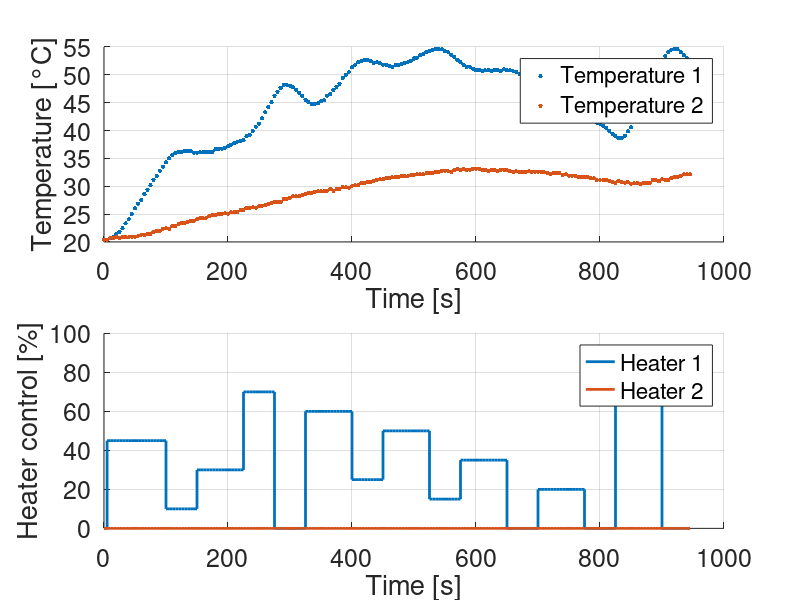

Recreate this plot in MATLAB.
% 1. Load the .mat file into a structure (replace 'data.mat' with your actual file name)
data = load('openloop_data_2.mat');

% 2. Extract the variables from the loaded structure
t = data.t;
y = data.y;
u = data.u;

% 3. Plot the data
figure

subplot(2,1,1), hold on, grid on   
plot(t,y(1,:),'.','MarkerSize',10)
plot(t,y(2,:),'.','MarkerSize',10)
xlabel('Time [s]', 'FontSize', 18)          
ylabel('Temperature [°C]', 'FontSize', 18)  
lgd1 = legend('Temperature 1','Temperature 2','Location','best');
set(lgd1, 'FontSize', 18);                  
set(gca, 'FontSize', 18);                   

subplot(2,1,2), hold on, grid on   
stairs(t,u(1,:),'LineWidth',2)
stairs(t,u(2,:),'LineWidth',2)
xlabel('Time [s]', 'FontSize', 18)         
ylabel('Heater control [%]', 'FontSize', 18) 
ylim([0 100]);
lgd2 = legend('Heater 1','Heater 2','Location','best');
set(lgd2, 'FontSize', 18);                
set(gca, 'FontSize', 18);                   
